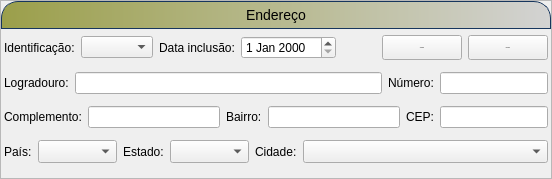
             <widget class="QFrame" name="frameEndereco">
              <property name="frameShape" stdset="0">
               <enum>QFrame::StyledPanel</enum>
              </property>
              <property name="frameShadow" stdset="0">
               <enum>QFrame::Raised</enum>
              </property>
              <property name="styleSheet" stdset="0">
               <string notr="true"/>
              </property>
              <layout class="QVBoxLayout" name="verticalLayout_4">
               <property name="leftMargin">
                <number>0</number>
               </property>
               <property name="topMargin">
                <number>0</number>
               </property>
               <property name="rightMargin">
                <number>0</number>
               </property>
               <property name="bottomMargin">
                <number>15</number>
               </property>
               <item>
                <widget class="QLabel" name="labelTituloEndereco">
                 <property name="text" stdset="0">
                  <string>Endereço</string>
                 </property>
                 <property name="alignment" stdset="0">
                  <set>Qt::AlignCenter</set>
                 </property>
                 <property name="styleSheet" stdset="0">
                  <string notr="true">QLabel#labelTituloEndereco {
	border: 1px solid #FF17365D;
	border-top-left-radius: 17px;
	border-top-right-radius: 17px;
	background-color:qlineargradient(spread:pad, x1:0, y1:0, x2:1, y2:0, stop:0 rgb(155, 159, 74), stop:1 rgb(211, 211, 211));
	padding: 5px 0px;
	padding: 5px 0px;
	max-height: 25px;
    font-size: 14px;
}</string>
                 </property>
                 <property name="font" stdset="0">
                  <font>
                   <pointsize>-1</pointsize>
                  </font>
                 </property>
                </widget>
               </item>
               <item>
                <layout class="QVBoxLayout" name="verticalLayout_3">
                 <property name="leftMargin">
                  <number>3</number>
                 </property>
                 <property name="topMargin">
                  <number>0</number>
                 </property>
                 <property name="rightMargin">
                  <number>3</number>
                 </property>
                 <item>
                  <layout class="QHBoxLayout" name="horizontalLayout_5">
                   <property name="topMargin">
                    <number>0</number>
                   </property>
                   <item>
                    <widget class="QLabel" name="labelEndereco">
                     <property name="text" stdset="0">
                      <string>Identificação:</string>
                     </property>
                     <property name="sizePolicy" stdset="0">
                      <sizepolicy hsizetype="Minimum" vsizetype="Preferred">
                       <horstretch>0</horstretch>
                       <verstretch>0</verstretch>
                      </sizepolicy>
                     </property>
                    </widget>
                   </item>
                   <item>
                    <widget class="QComboBox" name="comboBoxEndereco">
                     <property name="sizePolicy" stdset="0">
                      <sizepolicy hsizetype="MinimumExpanding" vsizetype="Fixed">
                       <horstretch>0</horstretch>
                       <verstretch>0</verstretch>
                      </sizepolicy>
                     </property>
                    </widget>
                   </item>
                   <item>
                    <widget class="QLabel" name="labelDataEndereco">
                     <property name="text" stdset="0">
                      <string>Data inclusão:</string>
                     </property>
                     <property name="sizePolicy" stdset="0">
                      <sizepolicy hsizetype="Minimum" vsizetype="Preferred">
                       <horstretch>0</horstretch>
                       <verstretch>0</verstretch>
                      </sizepolicy>
                     </property>
                    </widget>
                   </item>
                   <item>
                    <widget class="QDateEdit" name="dateEditEndereco"/>
                   </item>
                   <item>
                    <spacer name="horizontalSpacer">
                     <property name="sizeHint" stdset="0">
                      <size>
                       <width>40</width>
                       <height>20</height>
                      </size>
                     </property>
                     <property name="orientation" stdset="0">
                      <enum>Qt::Horizontal</enum>
                     </property>
                    </spacer>
                   </item>
                   <item>
                    <widget class="QPushButton" name="pushButtonAdicionarEndereco">
                     <property name="text" stdset="0">
                      <string>Adicionar</string>
                     </property>
                     <property name="styleSheet" stdset="0">
                      <string notr="true"/>
                     </property>
                     <property name="sizePolicy" stdset="0">
                      <sizepolicy hsizetype="Minimum" vsizetype="Fixed">
                       <horstretch>0</horstretch>
                       <verstretch>0</verstretch>
                      </sizepolicy>
                     </property>
                     <property name="minimumSize" stdset="0">
                      <size>
                       <width>65</width>
                       <height>25</height>
                      </size>
                     </property>
                     <property name="maximumSize" stdset="0">
                      <size>
                       <width>300</width>
                       <height>16777215</height>
                      </size>
                     </property>
                     <property name="font" stdset="0">
                      <font>
                       <pointsize>-1</pointsize>
                       <weight>50</weight>
                       <bold>false</bold>
                      </font>
                     </property>
                    </widget>
                   </item>
                   <item>
                    <widget class="QPushButton" name="pushButtonRemoverEndereco">
                     <property name="text" stdset="0">
                      <string>Remover</string>
                     </property>
                     <property name="styleSheet" stdset="0">
                      <string notr="true"/>
                     </property>
                     <property name="minimumSize" stdset="0">
                      <size>
                       <width>60</width>
                       <height>25</height>
                      </size>
                     </property>
                     <property name="maximumSize" stdset="0">
                      <size>
                       <width>300</width>
                       <height>16777215</height>
                      </size>
                     </property>
                     <property name="font" stdset="0">
                      <font>
                       <pointsize>-1</pointsize>
                       <weight>50</weight>
                       <bold>false</bold>
                      </font>
                     </property>
                    </widget>
                   </item>
                  </layout>
                 </item>
                 <item>
                  <layout class="QHBoxLayout" name="horizontalLayout_6">
                   <property name="topMargin">
                    <number>6</number>
                   </property>
                   <item>
                    <widget class="QLabel" name="labelLogradouro">
                     <property name="text" stdset="0">
                      <string>Logradouro:</string>
                     </property>
                    </widget>
                   </item>
                   <item>
                    <widget class="QLineEdit" name="lineEditLogradouro"/>
                   </item>
                   <item>
                    <widget class="QLabel" name="labelNumero">
                     <property name="text" stdset="0">
                      <string>Número:</string>
                     </property>
                     <property name="sizePolicy" stdset="0">
                      <sizepolicy hsizetype="Minimum" vsizetype="Preferred">
                       <horstretch>0</horstretch>
                       <verstretch>0</verstretch>
                      </sizepolicy>
                     </property>
                    </widget>
                   </item>
                   <item>
                    <widget class="QLineEdit" name="lineEditNumero">
                     <property name="sizePolicy" stdset="0">
                      <sizepolicy hsizetype="Minimum" vsizetype="Fixed">
                       <horstretch>0</horstretch>
                       <verstretch>0</verstretch>
                      </sizepolicy>
                     </property>
                    </widget>
                   </item>
                  </layout>
                 </item>
                 <item>
                  <layout class="QHBoxLayout" name="horizontalLayout_7">
                   <property name="topMargin">
                    <number>6</number>
                   </property>
                   <item>
                    <widget class="QLabel" name="labelComplemento">
                     <property name="text" stdset="0">
                      <string>Complemento:</string>
                     </property>
                     <property name="sizePolicy" stdset="0">
                      <sizepolicy hsizetype="Minimum" vsizetype="Preferred">
                       <horstretch>0</horstretch>
                       <verstretch>0</verstretch>
                      </sizepolicy>
                     </property>
                    </widget>
                   </item>
                   <item>
                    <widget class="QLineEdit" name="lineEditComplemento"/>
                   </item>
                   <item>
                    <widget class="QLabel" name="labelBairro">
                     <property name="text" stdset="0">
                      <string>Bairro:</string>
                     </property>
                    </widget>
                   </item>
                   <item>
                    <widget class="QLineEdit" name="lineEditBairro"/>
                   </item>
                   <item>
                    <widget class="QLabel" name="labelCEP">
                     <property name="text" stdset="0">
                      <string>CEP:</string>
                     </property>
                    </widget>
                   </item>
                   <item>
                    <widget class="QLineEdit" name="lineEditCEP">
                     <property name="sizePolicy" stdset="0">
                      <sizepolicy hsizetype="Minimum" vsizetype="Fixed">
                       <horstretch>0</horstretch>
                       <verstretch>0</verstretch>
                      </sizepolicy>
                     </property>
                    </widget>
                   </item>
                  </layout>
                 </item>
                 <item>
                  <layout class="QHBoxLayout" name="horizontalLayout_8">
                   <property name="topMargin">
                    <number>6</number>
                   </property>
                   <item>
                    <widget class="QLabel" name="labelPais">
                     <property name="text" stdset="0">
                      <string>País:</string>
                     </property>
                    </widget>
                   </item>
                   <item>
                    <widget class="QComboBox" name="comboBoxPais">
                     <property name="sizePolicy" stdset="0">
                      <sizepolicy hsizetype="Minimum" vsizetype="Fixed">
                       <horstretch>0</horstretch>
                       <verstretch>0</verstretch>
                      </sizepolicy>
                     </property>
                     <property name="font" stdset="0">
                      <font>
                       <pointsize>10</pointsize>
                      </font>
                     </property>
                    </widget>
                   </item>
                   <item>
                    <widget class="QLabel" name="labelEstado">
                     <property name="text" stdset="0">
                      <string>Estado:</string>
                     </property>
                     <property name="sizePolicy" stdset="0">
                      <sizepolicy hsizetype="Minimum" vsizetype="Preferred">
                       <horstretch>0</horstretch>
                       <verstretch>0</verstretch>
                      </sizepolicy>
                     </property>
                    </widget>
                   </item>
                   <item>
                    <widget class="QComboBox" name="comboBoxEstado">
                     <property name="sizePolicy" stdset="0">
                      <sizepolicy hsizetype="Minimum" vsizetype="Fixed">
                       <horstretch>0</horstretch>
                       <verstretch>0</verstretch>
                      </sizepolicy>
                     </property>
                     <property name="font" stdset="0">
                      <font>
                       <pointsize>10</pointsize>
                      </font>
                     </property>
                    </widget>
                   </item>
                   <item>
                    <widget class="QLabel" name="labelCidade">
                     <property name="text" stdset="0">
                      <string>Cidade:</string>
                     </property>
                     <property name="sizePolicy" stdset="0">
                      <sizepolicy hsizetype="Minimum" vsizetype="Preferred">
                       <horstretch>0</horstretch>
                       <verstretch>0</verstretch>
                      </sizepolicy>
                     </property>
                    </widget>
                   </item>
                   <item>
                    <widget class="QComboBox" name="comboBoxCidade">
                     <property name="sizePolicy" stdset="0">
                      <sizepolicy hsizetype="MinimumExpanding" vsizetype="Fixed">
                       <horstretch>0</horstretch>
                       <verstretch>0</verstretch>
                      </sizepolicy>
                     </property>
                     <property name="font" stdset="0">
                      <font>
                       <pointsize>10</pointsize>
                      </font>
                     </property>
                    </widget>
                   </item>
                  </layout>
                 </item>
                </layout>
               </item>
              </layout>
             </widget>
